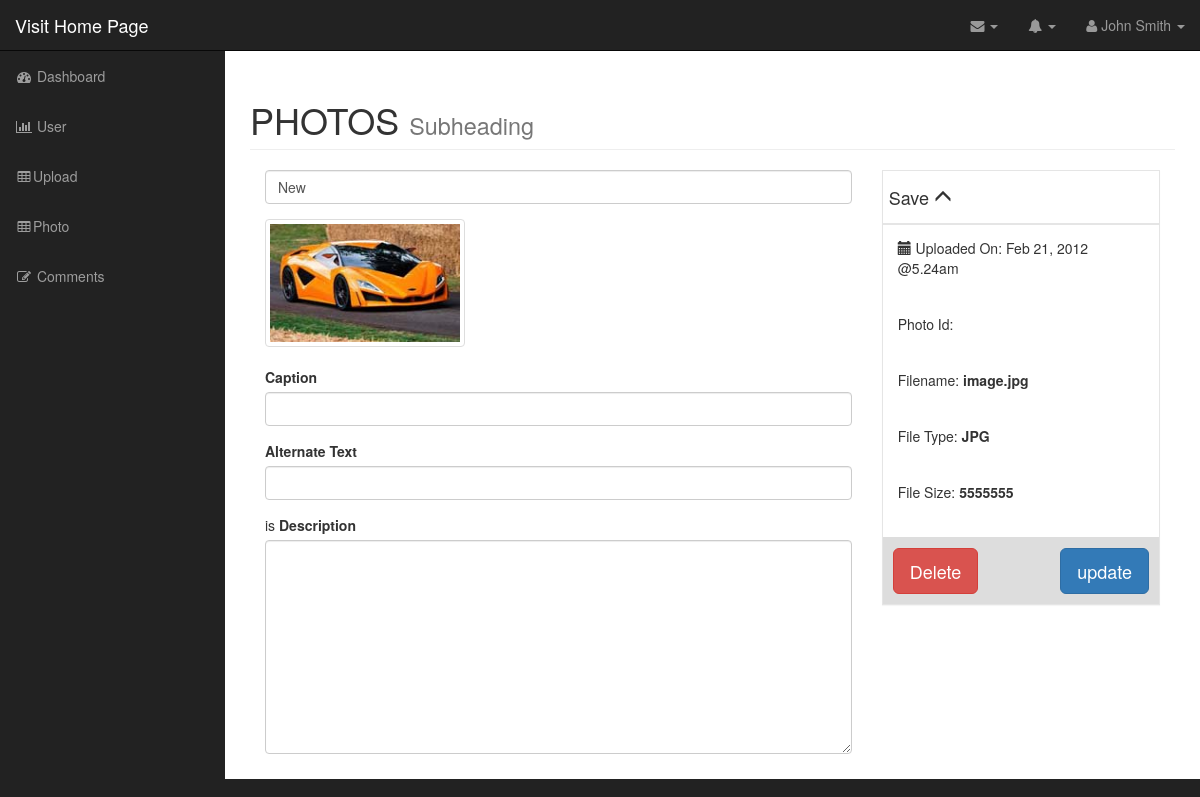
Page /admin/edit_photo.php?id=30 (signed in) on the committed database.
### tables this page shows
CREATE TABLE `photos` (
  `id` int(11) NOT NULL,
  `title` varchar(255) NOT NULL,
  `caption` varchar(255) NOT NULL,
  `description` text NOT NULL,
  `filename` varchar(255) NOT NULL,
  `alternative_text` varchar(255) NOT NULL,
  `type` varchar(255) NOT NULL,
  `size` int(11) NOT NULL
);

### admin/includes/database.php (called while the page is built, shortened)
<?php
class Database {
    public $connection;
    public function  open_db_connection(){
        $this->connection = new mysqli(DB_HOST, DB_USER, DB_PASS, DB_NAME, DB_PORT);
    }
    public function query($sql){
        $result = $this->connection->query($sql);
        return $result;
    }
}
$database = new Database();

### admin/includes/db_object.php (called while the page is built, shortened)
<?php
class Db_object{
    public static function find_by_id($id)
    {
        $the_result_array =static:: find_by_query("SELECT * FROM ".  static::$db_table    ." WHERE id= $id LIMIT  1");
        return !empty($the_result_array ) ? array_shift($the_result_array ): false;
    }
    public  static  function  find_by_query($sql){
        global $database;
        $result_set = $database->query($sql);
        $the_object_array = [];
        while($row = mysqli_fetch_array($result_set)){
            $the_object_array[] = static::instantation($row);
        }
        return     $the_object_array;
    }
    public static  function  instantation($the_record){
        $the_object = new $calling_class;
        foreach ($the_record as $the_attribute => $value) {
            if ($the_object->has_the_attribute($the_attribute)) {
                $the_object->$the_attribute = $value;
            }
        }
        return $the_object;
    }
    private function  has_the_attribute($the_attribute) {
        $object_properties = get_object_vars($this);
        return array_key_exists($the_attribute, $object_properties);
    }
}

### admin/includes/photo.php (called while the page is built, shortened)
<?php
Class Photo extends  Db_object {
    public $filename;
    public  $upload_directory     = "images";
    public function  picture_path(){
        return $this->upload_directory.DS.$this->filename;
    }
}

### admin/edit_photo.php (the view, shortened to what this page needs)
<?php include("includes/header.php"); ?>
<?php
if (empty($_GET['id'])){
    redirect("photos.php");
}else{
    $photo = Photo::find_by_id($_GET['id']);
}
?>
    <nav class="navbar navbar-inverse navbar-fixed-top" role="navigation">
        <?php include("includes/top_nav.php")?>
        <?php include ("includes/side_nav.php")?>
    </nav>
    <div id="page-wrapper">
        <div class="container-fluid">
            <div class="row">
                <div class="col-lg-12">
                    <h1 class="page-header">
                     PHOTOS
                        <small>Subheading</small>
                    </h1>
                    <form action="" method="post">
                        <div class="col-md-8">
                            <div class="form-group">
                                <input type="text" name="title" class="form-control" value="<?php  echo $photo->title;?>">
                            </div>
                            <div class="form-group">
                                <a href="#"><img width="200" src="<?php echo $photo->picture_path(); ?>" alt="" class="thumbnail"></a>
                            </div>
                            <div class="form-group">
                                <label for="caption">Caption</label>
                                <input type="text" name="caption" class="form-control"  value="<?php  echo $photo->caption;?>">
                            </div>
                            <div class="form-group">
                                <label for="caption">Alternate Text</label>
                                <input type="text" name="alternative_text" class="form-control"  value="<?php  echo $photo->alternative_text;?>">
                            </div>
                            <div class="form-group">is
                                <label for="caption">Description</label>
                                <textarea name="description" id="" cols="30" rows="10" class="form-control"><?php  echo $photo->description;?></textarea>
                            </div>
                        </div>
                    <div class="col-md-4">
                        <div class="photo-info-box">
                            <div class="info-box-header">
                                <h4>Save <span class="glyphicon glyphicon-menu-up"></span></h4>
                            </div>
                            <div class="inside">
                                <div class="box-inner">
                                    <p class="text">
                                        <span class="glyphicon glyphicon-calendar"></span> Uploaded On: Feb 21, 2012 @5.24am
                                    </p>
                                    <p class="text">
                                        Photo Id: <span class="data photo_id_box"></span>
                                    </p>
                                    <p class="text">
                                        Filename: <span class="data">image.jpg</span>
                                    </p>
                                    <p class="text">
                                        File Type: <span class="data">JPG</span>
                                    </p>
                                    <p class="text">
                                        File Size: <span class="data">5555555</span>
                                    </p>
                                </div>
                                <div class="info-box-footer clearfix">
                                    <div class="info-box-delete pull-left">
                                        <a  href="delete_photo.php?id=<?php echo $photo->id;?>"  class="btn btn-danger btn-lg">Delete</a>
                                    </div>
                                    <div class="info-box-update pull-right">
                                        <input type="submit" name="update" value="update" class="btn btn-primary btn-lg">
                                    </div>
                                </div>
                            </div>
                        </div>
                    </div>
                   </form>
                </div>
            </div>
        </div>
    </div>
<?php include("includes/footer.php"); ?>

### admin/css/sb-admin.css (style rules this page uses)
body { margin-top: 100px; background-color: #222; }
@media (min-width:768px) { body { margin-top: 50px; } }
#page-wrapper { width: 100%; padding: 0; background-color: #fff; }
@media (min-width:768px) { #page-wrapper { padding: 10px; } }

### admin/css/styles.css (style rules this page uses)
.photo-info-box { border: 1px solid #e5e5e5; -webkit-box-shadow: 0 1px 1px rgba(0,0,0,0.04); box-shadow: 0 1px 1px rgba(0,0,0,0.04); background-color: #fff; }
.info-box-header { padding:6px; border-bottom:1px solid #e5e5e5; -webkit-box-shadow: 0 1px 1px rgba(0,0,0,0.04); box-shadow: 0 1px 1px rgba(0,0,0,0.04); background-color: #fff; }
.photo-info-box .box-inner { border-top:1px solid #e5e5e5; background-color: #fff; padding:6px; }
.photo-info-box .box-inner .text { padding: 7px 9px 19px; }
.photo-info-box .box-inner .data { font-weight: bold; }
.photo-info-box .info-box-footer { border-top:1px solid #ddd; background-color: #ddd; padding: 10px; }

### rows in the picture
photos: title "New", filename (picture)
